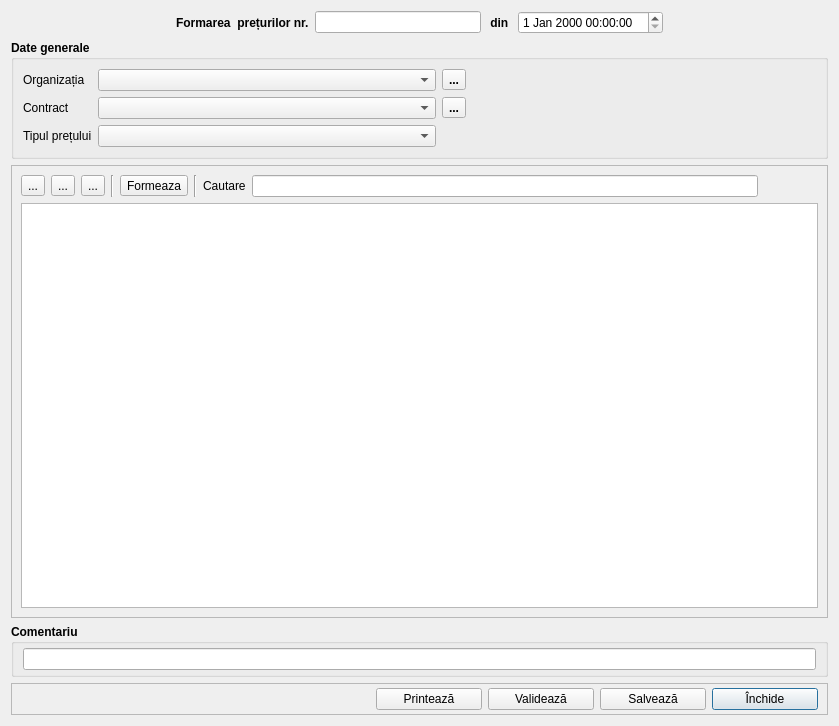
<?xml version="1.0" encoding="UTF-8"?>
<ui version="4.0">
 <class>PricingDialog</class>
 <widget class="QDialog" name="PricingDialog">
  <property name="geometry">
   <rect>
    <x>0</x>
    <y>0</y>
    <width>839</width>
    <height>726</height>
   </rect>
  </property>
  <property name="font">
   <font>
    <family>Segoe UI</family>
   </font>
  </property>
  <property name="windowTitle">
   <string>Dialog</string>
  </property>
  <layout class="QGridLayout" name="gridLayout_5">
   <item row="0" column="0">
    <layout class="QHBoxLayout" name="horizontalLayout">
     <item>
      <spacer name="horizontalSpacer">
       <property name="orientation">
        <enum>Qt::Orientation::Horizontal</enum>
       </property>
       <property name="sizeHint" stdset="0">
        <size>
         <width>40</width>
         <height>20</height>
        </size>
       </property>
      </spacer>
     </item>
     <item>
      <widget class="QLabel" name="labelTitleDoc">
       <property name="font">
        <font>
         <family>Segoe UI</family>
         <bold>true</bold>
        </font>
       </property>
       <property name="text">
        <string>Formarea  prețurilor nr.</string>
       </property>
      </widget>
     </item>
     <item>
      <widget class="QLineEdit" name="editNumberDoc"/>
     </item>
     <item>
      <widget class="QLabel" name="labelFrom">
       <property name="font">
        <font>
         <family>Segoe UI</family>
         <bold>true</bold>
        </font>
       </property>
       <property name="text">
        <string> din </string>
       </property>
      </widget>
     </item>
     <item>
      <widget class="QDateTimeEdit" name="dateTimeDoc"/>
     </item>
     <item>
      <spacer name="horizontalSpacer_2">
       <property name="orientation">
        <enum>Qt::Orientation::Horizontal</enum>
       </property>
       <property name="sizeHint" stdset="0">
        <size>
         <width>40</width>
         <height>20</height>
        </size>
       </property>
      </spacer>
     </item>
    </layout>
   </item>
   <item row="1" column="0">
    <widget class="QGroupBox" name="groupBox">
     <property name="font">
      <font>
       <family>Segoe UI</family>
       <bold>true</bold>
      </font>
     </property>
     <property name="title">
      <string>Date generale</string>
     </property>
     <layout class="QGridLayout" name="gridLayout">
      <item row="0" column="0">
       <widget class="QLabel" name="label">
        <property name="font">
         <font>
          <family>Segoe UI</family>
          <bold>false</bold>
         </font>
        </property>
        <property name="text">
         <string>Organizația</string>
        </property>
       </widget>
      </item>
      <item row="0" column="4">
       <spacer name="horizontalSpacer_3">
        <property name="orientation">
         <enum>Qt::Orientation::Horizontal</enum>
        </property>
        <property name="sizeHint" stdset="0">
         <size>
          <width>350</width>
          <height>20</height>
         </size>
        </property>
       </spacer>
      </item>
      <item row="0" column="2">
       <widget class="QComboBox" name="comboOrganization">
        <property name="sizePolicy">
         <sizepolicy hsizetype="Expanding" vsizetype="Fixed">
          <horstretch>0</horstretch>
          <verstretch>0</verstretch>
         </sizepolicy>
        </property>
        <property name="font">
         <font>
          <family>Segoe UI</family>
          <bold>false</bold>
         </font>
        </property>
       </widget>
      </item>
      <item row="1" column="0">
       <widget class="QLabel" name="label_2">
        <property name="font">
         <font>
          <family>Segoe UI</family>
          <bold>false</bold>
         </font>
        </property>
        <property name="text">
         <string>Contract</string>
        </property>
       </widget>
      </item>
      <item row="2" column="0">
       <widget class="QLabel" name="label_3">
        <property name="font">
         <font>
          <family>Segoe UI</family>
          <bold>false</bold>
         </font>
        </property>
        <property name="text">
         <string>Tipul prețului</string>
        </property>
       </widget>
      </item>
      <item row="1" column="2">
       <widget class="QComboBox" name="comboContract">
        <property name="font">
         <font>
          <family>Segoe UI</family>
          <bold>false</bold>
         </font>
        </property>
       </widget>
      </item>
      <item row="2" column="2">
       <widget class="QComboBox" name="comboTypesPricing">
        <property name="font">
         <font>
          <family>Segoe UI</family>
          <bold>false</bold>
         </font>
        </property>
       </widget>
      </item>
      <item row="0" column="3">
       <widget class="QToolButton" name="btnOpenCatOrganization">
        <property name="text">
         <string>...</string>
        </property>
        <property name="icon">
         <iconset resource="../../../resources/resource.qrc">
          <normaloff>:/img/catalogs/open_catalog.png</normaloff>:/img/catalogs/open_catalog.png</iconset>
        </property>
        <property name="shortcut">
         <string>Esc</string>
        </property>
       </widget>
      </item>
      <item row="1" column="3">
       <widget class="QToolButton" name="btnOpenCatContract">
        <property name="text">
         <string>...</string>
        </property>
        <property name="icon">
         <iconset resource="../../../resources/resource.qrc">
          <normaloff>:/img/catalogs/open_catalog.png</normaloff>:/img/catalogs/open_catalog.png</iconset>
        </property>
       </widget>
      </item>
     </layout>
    </widget>
   </item>
   <item row="2" column="0">
    <widget class="QFrame" name="frame_table">
     <property name="frameShape">
      <enum>QFrame::Shape::StyledPanel</enum>
     </property>
     <property name="frameShadow">
      <enum>QFrame::Shadow::Raised</enum>
     </property>
     <layout class="QGridLayout" name="gridLayout_2">
      <item row="0" column="0">
       <layout class="QHBoxLayout" name="layoutToolBar">
        <item>
         <widget class="QToolButton" name="btnAdd">
          <property name="toolTip">
           <string>Adauga (Ins.)</string>
          </property>
          <property name="text">
           <string>...</string>
          </property>
          <property name="icon">
           <iconset resource="../../../resources/resource.qrc">
            <normaloff>:/img/toolBar/add.png</normaloff>:/img/toolBar/add.png</iconset>
          </property>
          <property name="shortcut">
           <string>Ins</string>
          </property>
         </widget>
        </item>
        <item>
         <widget class="QToolButton" name="btnEdit">
          <property name="toolTip">
           <string>Editeaza (F2)</string>
          </property>
          <property name="text">
           <string>...</string>
          </property>
          <property name="icon">
           <iconset resource="../../../resources/resource.qrc">
            <normaloff>:/img/toolBar/edit.png</normaloff>:/img/toolBar/edit.png</iconset>
          </property>
          <property name="shortcut">
           <string>F2</string>
          </property>
         </widget>
        </item>
        <item>
         <widget class="QToolButton" name="btnDeletion">
          <property name="toolTip">
           <string>Elimina (Del)</string>
          </property>
          <property name="text">
           <string>...</string>
          </property>
          <property name="icon">
           <iconset resource="../../../resources/resource.qrc">
            <normaloff>:/img/toolBar/delete.png</normaloff>:/img/toolBar/delete.png</iconset>
          </property>
          <property name="shortcut">
           <string>Del</string>
          </property>
         </widget>
        </item>
        <item>
         <widget class="Line" name="line">
          <property name="orientation">
           <enum>Qt::Orientation::Vertical</enum>
          </property>
         </widget>
        </item>
        <item>
         <widget class="QToolButton" name="btnFormsTable">
          <property name="minimumSize">
           <size>
            <width>0</width>
            <height>0</height>
           </size>
          </property>
          <property name="toolTip">
           <string>Formeaza (Ctrl + Space)</string>
          </property>
          <property name="text">
           <string>Formeaza</string>
          </property>
          <property name="icon">
           <iconset resource="../../../resources/resource.qrc">
            <normaloff>:/img/oxygen/go-next.png</normaloff>:/img/oxygen/go-next.png</iconset>
          </property>
          <property name="shortcut">
           <string>Ctrl+Space</string>
          </property>
          <property name="toolButtonStyle">
           <enum>Qt::ToolButtonStyle::ToolButtonTextBesideIcon</enum>
          </property>
         </widget>
        </item>
        <item>
         <widget class="Line" name="line_2">
          <property name="orientation">
           <enum>Qt::Orientation::Vertical</enum>
          </property>
         </widget>
        </item>
        <item>
         <widget class="QLabel" name="label_4">
          <property name="text">
           <string>Cautare</string>
          </property>
         </widget>
        </item>
        <item>
         <widget class="SearchLineEdit" name="editSearch">
          <property name="clearButtonEnabled">
           <bool>true</bool>
          </property>
         </widget>
        </item>
        <item>
         <spacer name="horizontalSpacer_5">
          <property name="orientation">
           <enum>Qt::Orientation::Horizontal</enum>
          </property>
          <property name="sizeType">
           <enum>QSizePolicy::Policy::Preferred</enum>
          </property>
          <property name="sizeHint" stdset="0">
           <size>
            <width>60</width>
            <height>20</height>
           </size>
          </property>
         </spacer>
        </item>
       </layout>
      </item>
      <item row="1" column="0">
       <widget class="QTableView" name="tableView"/>
      </item>
     </layout>
    </widget>
   </item>
   <item row="4" column="0">
    <widget class="QFrame" name="frame_footer">
     <property name="frameShape">
      <enum>QFrame::Shape::StyledPanel</enum>
     </property>
     <property name="frameShadow">
      <enum>QFrame::Shadow::Raised</enum>
     </property>
     <layout class="QGridLayout" name="gridLayout_4">
      <property name="leftMargin">
       <number>9</number>
      </property>
      <property name="topMargin">
       <number>4</number>
      </property>
      <property name="bottomMargin">
       <number>4</number>
      </property>
      <item row="0" column="6">
       <widget class="QPushButton" name="btnClose">
        <property name="minimumSize">
         <size>
          <width>106</width>
          <height>0</height>
         </size>
        </property>
        <property name="toolTip">
         <string>Inchidere (Esc)</string>
        </property>
        <property name="text">
         <string>Închide</string>
        </property>
        <property name="icon">
         <iconset resource="../../../resources/resource.qrc">
          <normaloff>:/img/btns/close.png</normaloff>:/img/btns/close.png</iconset>
        </property>
        <property name="shortcut">
         <string>Esc</string>
        </property>
       </widget>
      </item>
      <item row="0" column="3">
       <widget class="QPushButton" name="btnPrint">
        <property name="minimumSize">
         <size>
          <width>106</width>
          <height>0</height>
         </size>
        </property>
        <property name="toolTip">
         <string>Printeaza (Ins)</string>
        </property>
        <property name="text">
         <string>Printează</string>
        </property>
        <property name="icon">
         <iconset resource="../../../resources/resource.qrc">
          <normaloff>:/img/actions/print.png</normaloff>:/img/actions/print.png</iconset>
        </property>
        <property name="shortcut">
         <string>Ctrl+P</string>
        </property>
       </widget>
      </item>
      <item row="0" column="5">
       <widget class="QPushButton" name="btnWrite">
        <property name="minimumSize">
         <size>
          <width>106</width>
          <height>0</height>
         </size>
        </property>
        <property name="toolTip">
         <string>Salvare (Ctrl + S)</string>
        </property>
        <property name="text">
         <string>Salvează</string>
        </property>
        <property name="icon">
         <iconset resource="../../../resources/resource.qrc">
          <normaloff>:/img/btns/save.png</normaloff>:/img/btns/save.png</iconset>
        </property>
        <property name="shortcut">
         <string>Ctrl+S</string>
        </property>
       </widget>
      </item>
      <item row="0" column="4">
       <widget class="QPushButton" name="btnOK">
        <property name="minimumSize">
         <size>
          <width>106</width>
          <height>0</height>
         </size>
        </property>
        <property name="toolTip">
         <string>Validare (Ctrl + Enter, Ctrl + Return) </string>
        </property>
        <property name="text">
         <string>Validează</string>
        </property>
        <property name="icon">
         <iconset resource="../../../resources/resource.qrc">
          <normaloff>:/img/btns/valide.png</normaloff>:/img/btns/valide.png</iconset>
        </property>
        <property name="shortcut">
         <string>Ctrl+Return, Ctrl+Enter</string>
        </property>
       </widget>
      </item>
      <item row="0" column="2">
       <spacer name="horizontalSpacer_4">
        <property name="orientation">
         <enum>Qt::Orientation::Horizontal</enum>
        </property>
        <property name="sizeHint" stdset="0">
         <size>
          <width>40</width>
          <height>20</height>
         </size>
        </property>
       </spacer>
      </item>
      <item row="0" column="0">
       <layout class="QHBoxLayout" name="layoutAuthor"/>
      </item>
     </layout>
    </widget>
   </item>
   <item row="3" column="0">
    <widget class="QGroupBox" name="groupBox_2">
     <property name="font">
      <font>
       <family>Segoe UI</family>
       <bold>true</bold>
      </font>
     </property>
     <property name="title">
      <string>Comentariu</string>
     </property>
     <layout class="QGridLayout" name="gridLayout_3">
      <property name="topMargin">
       <number>4</number>
      </property>
      <property name="bottomMargin">
       <number>4</number>
      </property>
      <item row="0" column="0">
       <widget class="QLineEdit" name="editComment">
        <property name="font">
         <font>
          <family>Segoe UI</family>
          <bold>false</bold>
         </font>
        </property>
       </widget>
      </item>
     </layout>
    </widget>
   </item>
  </layout>
 </widget>
 <customwidgets>
  <customwidget>
   <class>SearchLineEdit</class>
   <extends>QLineEdit</extends>
   <header>ui/widgets/searchlineedit.h</header>
  </customwidget>
 </customwidgets>
 <tabstops>
  <tabstop>editNumberDoc</tabstop>
  <tabstop>dateTimeDoc</tabstop>
  <tabstop>comboOrganization</tabstop>
  <tabstop>comboContract</tabstop>
  <tabstop>comboTypesPricing</tabstop>
  <tabstop>tableView</tabstop>
  <tabstop>editComment</tabstop>
  <tabstop>btnPrint</tabstop>
  <tabstop>btnOK</tabstop>
  <tabstop>btnWrite</tabstop>
  <tabstop>btnClose</tabstop>
 </tabstops>
 <resources>
  <include location="../../../resources/resource.qrc"/>
 </resources>
 <connections/>
</ui>
